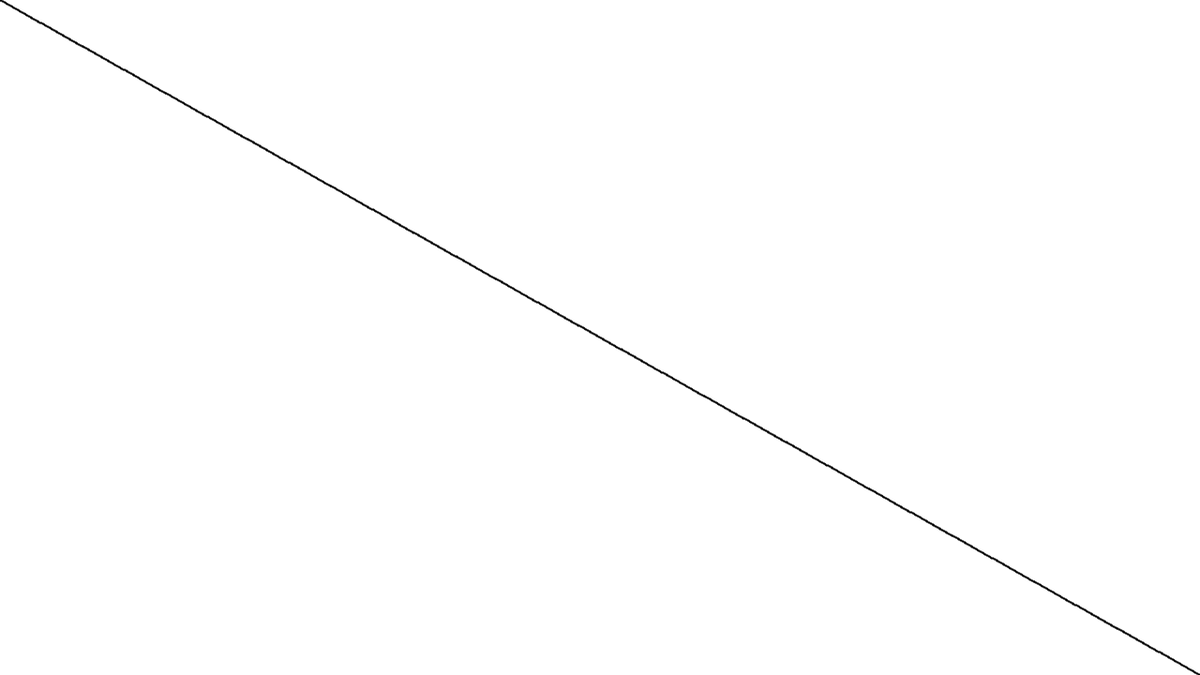
Frame 1 (no input)
Frame 60 (the mouse pressed at the canvas centre just before this capture): identical to frame 1, image omitted
Frame 120 (the mouse held since frame 60 and released just before this capture): identical to frame 1, image omitted

The Processing sketch that drew this single still picture (run headless with seeded random() and noise(); from frame 60 on, the mouse is pressed at the canvas centre):

// Processing sketch: TheWrongWayToDrawALine3
// ── TheWrongWayToDrawALine3.pde
void setup() {
  size(1280, 720);
  smooth();
}

void myLine(int x, int y, int w, int h) {
  PVector start = new PVector(x, y);
  PVector end = new PVector(w, h);
  int dist = ceil(start.dist(end));
  for(int i = 0; i < dist; i++){
    float lp = map(i, 0, dist, 0, 1);
    PVector pos = PVector.lerp(start, end, lp);
    point(pos.x, pos.y);
  }
}

void draw() {
  background(255);
  strokeWeight(2);
  myLine(0, 0, width, height);
}
